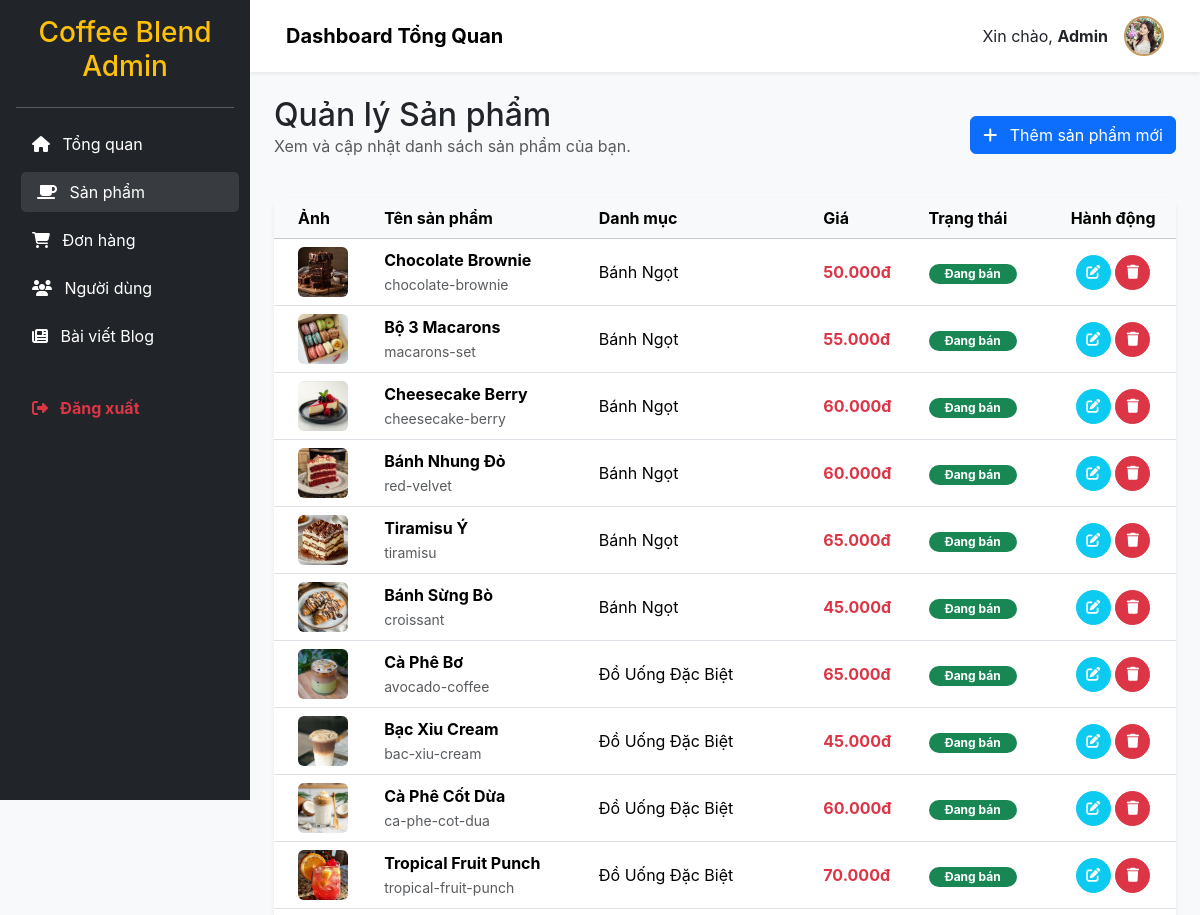
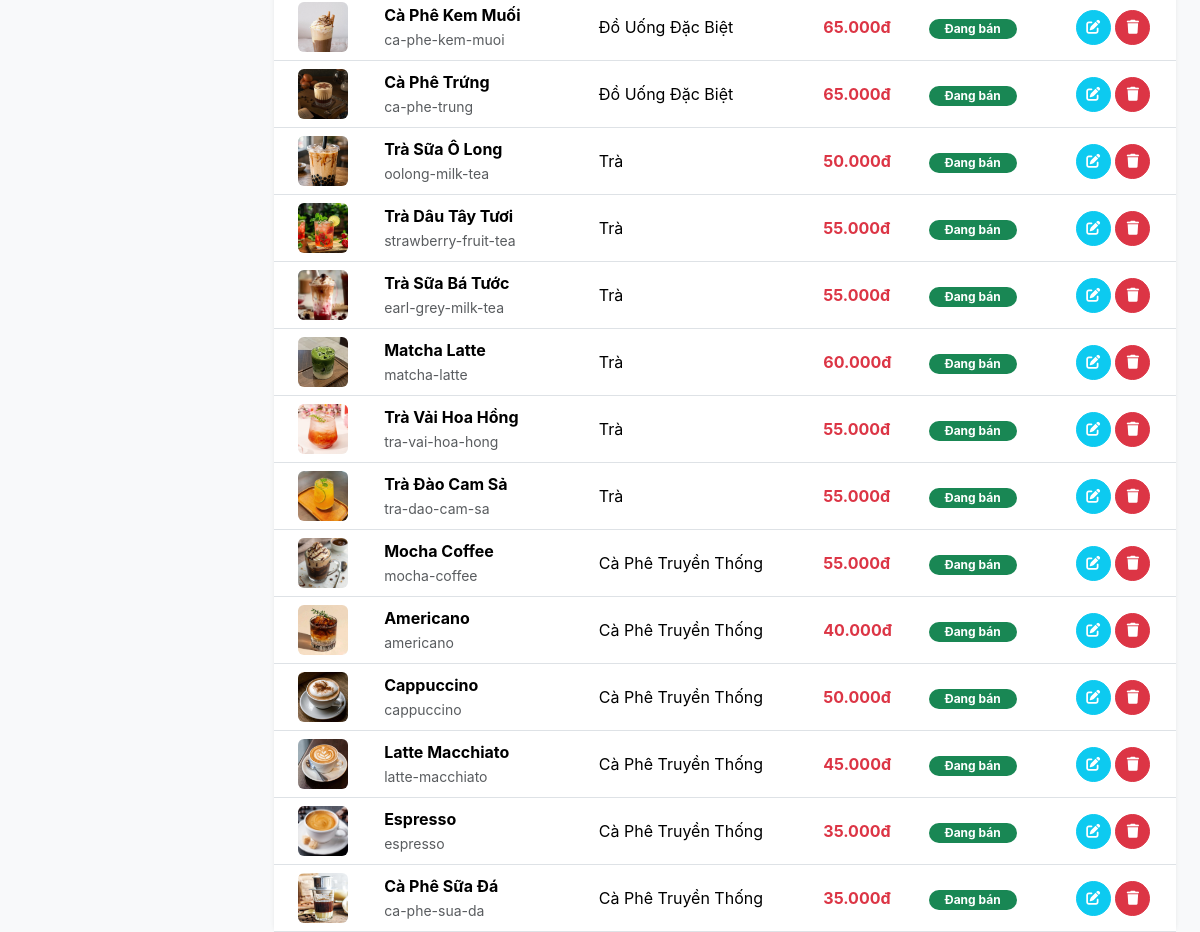
/admin/products.php (signed in), run on the app's committed database (2 pictures, top to bottom).
### tables this page shows
CREATE TABLE `products` (
  `product_id` int(11) NOT NULL,
  `product_name` varchar(200) NOT NULL,
  `slug` varchar(200) NOT NULL,
  `description` text DEFAULT NULL,
  `short_description` varchar(500) DEFAULT NULL,
  `price` decimal(10,2) NOT NULL,
  `sale_price` decimal(10,2) DEFAULT NULL,
  `size` varchar(20) DEFAULT NULL,
  `category_id` int(11) DEFAULT NULL,
  `image_main` varchar(255) DEFAULT NULL,
  `images` text DEFAULT NULL COMMENT 'JSON array of image paths',
  `stock` int(11) DEFAULT 0,
  `sold` int(11) DEFAULT 0,
  `featured` tinyint(4) DEFAULT 0 COMMENT '1: nổi bật',
  `best_seller` tinyint(4) DEFAULT 0 COMMENT '1: bán chạy',
  `status` tinyint(4) DEFAULT 1 COMMENT '1: active, 0: inactive',
  `created_at` timestamp NOT NULL DEFAULT current_timestamp(),
  `updated_at` timestamp NOT NULL DEFAULT current_timestamp() ON UPDATE current_timestamp()
);

CREATE TABLE `categories` (
  `category_id` int(11) NOT NULL,
  `category_name` varchar(100) NOT NULL,
  `slug` varchar(100) NOT NULL,
  `description` text DEFAULT NULL,
  `parent_id` int(11) DEFAULT NULL,
  `image` varchar(255) DEFAULT NULL,
  `display_order` int(11) DEFAULT 0,
  `status` tinyint(4) DEFAULT 1,
  `created_at` timestamp NOT NULL DEFAULT current_timestamp()
);

### config/functions.php (called while the page is built, shortened)
<?php
function format_price($price) {
    return number_format($price, 0, ',', '.') . 'đ';
}
function sanitize($input) {
    return htmlspecialchars(trim($input), ENT_QUOTES, 'UTF-8');
}
?>

### admin/products.php (the view)
<?php
include 'includes/header.php';
include 'includes/sidebar.php';
?>
<div class="row mb-4">
    <div class="col-12 d-flex justify-content-between align-items-center">
        <div>
            <h2 class="mb-0">Quản lý Sản phẩm</h2>
            <p class="text-muted">Xem và cập nhật danh sách sản phẩm của bạn.</p>
        </div>
        <a href="add-product.php" class="btn btn-primary"><i class="fas fa-plus me-2"></i> Thêm sản phẩm mới</a>
    </div>
</div>
<div class="card shadow-sm">
    <div class="card-body p-0">
        <div class="table-responsive">
            <table class="table table-hover align-middle mb-0">
                <thead class="table-light">
                    <tr>
                        <th class="ps-4">Ảnh</th>
                        <th>Tên sản phẩm</th>
                        <th>Danh mục</th>
                        <th>Giá</th>
                        <th>Trạng thái</th>
                        <th class="text-center">Hành động</th>
                    </tr>
                </thead>
                <tbody>
                    <?php
                    try {
                        $query = "SELECT p.*, c.category_name
                                  FROM products p
                                  LEFT JOIN categories c ON p.category_id = c.category_id
                                  ORDER BY p.product_id DESC";
                        $stmt = $pdo->query($query);
                        $products = $stmt->fetchAll();
                        if (count($products) > 0) {
                            foreach ($products as $product) {
                    ?>
                    <tr>
                        <td class="ps-4">
                            <img src="../<?php echo $product['image_main']; ?>" alt="" class="rounded" width="50" height="50" style="object-fit: cover;">
                        </td>
                        <td>
                            <div class="fw-bold"><?php echo sanitize($product['product_name']); ?></div>
                            <small class="text-muted"><?php echo sanitize($product['slug']); ?></small>
                        </td>
                        <td><?php echo sanitize($product['category_name'] ?? 'Chưa phân loại'); ?></td>
                        <td class="text-danger fw-bold"><?php echo format_price($product['price']); ?></td>
                        <td>
                            <?php if ($product['status'] == 1): ?>
                                <span class="badge bg-success rounded-pill px-3">Đang bán</span>
                            <?php else: ?>
                                <span class="badge bg-secondary rounded-pill px-3">Ngừng bán</span>
                            <?php endif; ?>
                        </td>
                        <td class="text-center">
                            <a href="edit-product.php?id=<?php echo $product['product_id']; ?>" class="btn btn-sm btn-info text-white rounded-circle p-2" title="Sửa" style="width: 35px; height: 35px; display: inline-flex; align-items: center; justify-content: center;"><i class="fas fa-edit"></i></a>
                            <a href="delete-product.php?id=<?php echo $product['product_id']; ?>" class="btn btn-sm btn-danger rounded-circle p-2" onclick="return confirm('Bạn có chắc muốn xóa sản phẩm này?')" title="Xóa" style="width: 35px; height: 35px; display: inline-flex; align-items: center; justify-content: center;"><i class="fas fa-trash"></i></a>
                        </td>
                    </tr>
                    <?php
                            }
                        } else {
                            echo "<tr><td colspan='6' class='text-center py-4'>Chưa có sản phẩm nào.</td></tr>";
                        }
                    } catch (PDOException $e) {
                        echo "<tr><td colspan='6' class='text-center py-4 text-danger'>Lỗi: " . $e->getMessage() . "</td></tr>";
                    }
                    ?>
                </tbody>
            </table>
        </div>
    </div>
</div>
<?php include 'includes/footer.php'; ?>

### admin/includes/header.php (shortened to what this page needs)
<!DOCTYPE html>
<html lang="vi">
<head>
    <link href="https://cdn.jsdelivr.net/npm/bootstrap@5.3.2/dist/css/bootstrap.min.css" rel="stylesheet">
    <link rel="stylesheet" href="https://cdnjs.cloudflare.com/ajax/libs/font-awesome/6.4.2/css/all.min.css">
    <link rel="stylesheet" href="css/admin.css">
</head>
<body>
    <div class="d-flex">

### admin/includes/sidebar.php
    <div class="sidebar bg-dark text-white p-3 vh-100" style="width: 250px;">
        <a href="../index.php" class="text-decoration-none d-block">
            <h3 class="text-center mb-4 text-warning">Coffee Blend Admin</h3>
        </a>
        <hr>
        <ul class="nav flex-column">
            <li class="nav-item mb-2">
                <a href="index.php" class="nav-link text-white <?php if (basename($_SERVER['PHP_SELF']) == 'index.php')
echo 'active'; ?>">
                    <i class="fas fa-home me-2"></i> Tổng quan
                </a>
            </li>
            <li class="nav-item mb-2">
                <a href="products.php" class="nav-link text-white <?php if (basename($_SERVER['PHP_SELF']) == 'products.php')
echo 'active'; ?>">
                    <i class="fas fa-coffee me-2"></i> Sản phẩm
                </a>
            </li>
            <li class="nav-item mb-2">
                <a href="orders.php" class="nav-link text-white <?php if (basename($_SERVER['PHP_SELF']) == 'orders.php')
echo 'active'; ?>">
                    <i class="fas fa-shopping-cart me-2"></i> Đơn hàng
                </a>
            </li>
            <li class="nav-item mb-2">
                <a href="users.php" class="nav-link text-white <?php if (basename($_SERVER['PHP_SELF']) == 'users.php')
echo 'active'; ?>">
                    <i class="fas fa-users me-2"></i> Người dùng
                </a>
            </li>
            <li class="nav-item mb-2">
                <a href="blog.php" class="nav-link text-white <?php if (basename($_SERVER['PHP_SELF']) == 'blog.php')
echo 'active'; ?>">
                    <i class="fas fa-newspaper me-2"></i> Bài viết Blog
                </a>
            </li>
            <li class="nav-item mt-4">
                <a href="login.php" class="nav-link text-danger fw-bold">
                    <i class="fas fa-sign-out-alt me-2"></i> Đăng xuất
                </a>
            </li>
        </ul>
    </div>
    <div class="flex-grow-1 bg-light">
        <nav class="navbar navbar-expand-lg navbar-light bg-white px-4 py-3 shadow-sm mb-4">
            <div class="container-fluid">
                <span class="navbar-brand mb-0 h4 fw-bold">Dashboard Tổng Quan</span>
                <div class="d-flex align-items-center">
                    <span class="me-3">Xin chào, <strong>Admin</strong></span>
                    <img src="../images/person/person_1.jpg" alt="Admin" class="rounded-circle" width="40" height="40" style="object-fit: cover; border: 2px solid #c49b63;">
                </div>
            </div>
        </nav>
        <div class="container-fluid px-4">

### admin/includes/footer.php (shortened to what this page needs)
            </div>
        </div>
    </div>
</body>
</html>

### admin/css/admin.css (style rules this page uses)
body { font-family: 'Inter', 'Segoe UI', Roboto, sans-serif; background-color: #f8f9fa; }
.sidebar { position: sticky; top: 0; }
.sidebar .nav-link { border-radius: 5px; transition: all 0.3s ease; }
.sidebar .nav-link:hover, .sidebar .nav-link.active { background-color: rgba(255, 255, 255, 0.1); transform: translateX(5px); }
.card { border: none; border-radius: 10px; box-shadow: 0 4px 6px rgba(0,0,0,0.05); transition: transform 0.3s; }

### data on the page
products: image_main (picture), product_name "Chocolate Brownie", slug "chocolate-brownie", category.category_name "Bánh Ngọt", price "50.000đ", status "Đang bán"
products: image_main (picture), product_name "Bộ 3 Macarons", slug "macarons-set", category.category_name "Bánh Ngọt", price "55.000đ", status "Đang bán"
products: image_main (picture), product_name "Cheesecake Berry", slug "cheesecake-berry", category.category_name "Bánh Ngọt", price "60.000đ", status "Đang bán"
products: image_main (picture), product_name "Bánh Nhung Đỏ", slug "red-velvet", category.category_name "Bánh Ngọt", price "60.000đ", status "Đang bán"
products: image_main (picture), product_name "Tiramisu Ý", slug "tiramisu", category.category_name "Bánh Ngọt", price "65.000đ", status "Đang bán"
products: image_main (picture), product_name "Bánh Sừng Bò", slug "croissant", category.category_name "Bánh Ngọt", price "45.000đ", status "Đang bán"
products: image_main (picture), product_name "Cà Phê Bơ", slug "avocado-coffee", category.category_name "Đồ Uống Đặc Biệt", price "65.000đ", status "Đang bán"
products: image_main (picture), product_name "Bạc Xỉu Cream", slug "bac-xiu-cream", category.category_name "Đồ Uống Đặc Biệt", price "45.000đ", status "Đang bán"
products: image_main (picture), product_name "Cà Phê Cốt Dừa", slug "ca-phe-cot-dua", category.category_name "Đồ Uống Đặc Biệt", price "60.000đ", status "Đang bán"
products: image_main (picture), product_name "Tropical Fruit Punch", slug "tropical-fruit-punch", category.category_name "Đồ Uống Đặc Biệt", price "70.000đ", status "Đang bán"
products: image_main (picture), product_name "Cà Phê Kem Muối", slug "ca-phe-kem-muoi", category.category_name "Đồ Uống Đặc Biệt", price "65.000đ", status "Đang bán"
products: image_main (picture), product_name "Cà Phê Trứng", slug "ca-phe-trung", category.category_name "Đồ Uống Đặc Biệt", price "65.000đ", status "Đang bán"
products: image_main (picture), product_name "Trà Sữa Ô Long", slug "oolong-milk-tea", category.category_name "Trà", price "50.000đ", status "Đang bán"
products: image_main (picture), product_name "Trà Dâu Tây Tươi", slug "strawberry-fruit-tea", category.category_name "Trà", price "55.000đ", status "Đang bán"
products: image_main (picture), product_name "Trà Sữa Bá Tước", slug "earl-grey-milk-tea", category.category_name "Trà", price "55.000đ", status "Đang bán"
products: image_main (picture), product_name "Matcha Latte", slug "matcha-latte", category.category_name "Trà", price "60.000đ", status "Đang bán"
products: image_main (picture), product_name "Trà Vải Hoa Hồng", slug "tra-vai-hoa-hong", category.category_name "Trà", price "55.000đ", status "Đang bán"
products: image_main (picture), product_name "Trà Đào Cam Sả", slug "tra-dao-cam-sa", category.category_name "Trà", price "55.000đ", status "Đang bán"
products: image_main (picture), product_name "Mocha Coffee", slug "mocha-coffee", category.category_name "Cà Phê Truyền Thống", price "55.000đ", status "Đang bán"
products: image_main (picture), product_name "Americano", slug "americano", category.category_name "Cà Phê Truyền Thống", price "40.000đ", status "Đang bán"
products: image_main (picture), product_name "Cappuccino", slug "cappuccino", category.category_name "Cà Phê Truyền Thống", price "50.000đ", status "Đang bán"
products: image_main (picture), product_name "Latte Macchiato", slug "latte-macchiato", category.category_name "Cà Phê Truyền Thống", price "45.000đ", status "Đang bán", $product['product_id'] 3 (drawn)
products: image_main (picture), product_name "Espresso", slug "espresso", category.category_name "Cà Phê Truyền Thống", price "35.000đ", status "Đang bán"
products: image_main (picture), product_name "Cà Phê Sữa Đá", slug "ca-phe-sua-da", category.category_name "Cà Phê Truyền Thống", price "35.000đ", status "Đang bán"
